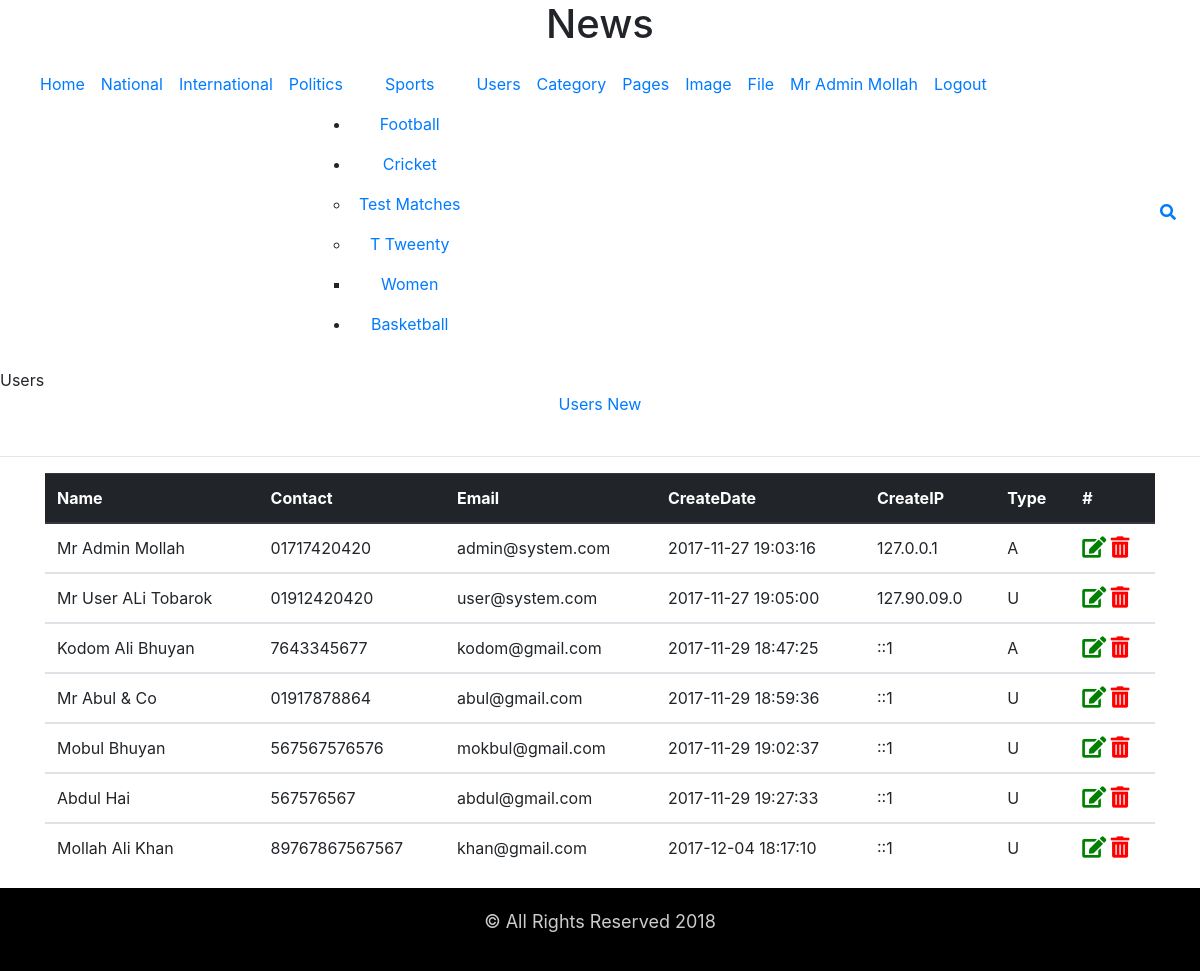
The page /?p=users (signed in) on the database its author committed.
### tables this page shows
CREATE TABLE `category` (
  `id` int(11) NOT NULL,
  `name` varchar(200) NOT NULL,
  `description` varchar(2000) NOT NULL,
  `categoryId` int(11) NOT NULL
);

CREATE TABLE `users` (
  `id` int(11) NOT NULL,
  `name` varchar(200) NOT NULL,
  `contact` varchar(50) NOT NULL,
  `email` varchar(50) NOT NULL,
  `password` varchar(2000) NOT NULL,
  `createDate` datetime NOT NULL DEFAULT CURRENT_TIMESTAMP,
  `createIP` varchar(200) NOT NULL,
  `type` varchar(2) NOT NULL
);

### pages/users.php (the view)
<br>
<div class="container">
    <div class="row">
        <div class="col-xl-12 text-center">
            <a href="?p=users_new">Users New</a>
        </div>
    </div>
</div>
<br>
<hr>
<div class="container">
<?php
$sql = "select u.id, u.name, u.contact, u.email, u.createDate, u.createIP, u.type
from users as u";
$table = mysqli_query($cn, $sql);
print '<table class="table">';
print '<thead class="thead-dark"><tr><th scope="col">Name</th><th scope="col">Contact</th><th scope="col">Email</th><th scope="col">CreateDate</th><th scope="col">CreateIP</th><th scope="col">Type</th><th scope="col">#</th></tr>';
while($row = mysqli_fetch_assoc($table))
{
    print '<tbody>';
	print '<tr>';
	print '<td>'.$row["name"].'</td>';
	print '<td>'.$row["contact"].'</td>';
	print '<td>'.$row["email"].'</td>';
	print '<td>'.$row["createDate"].'</td>';
	print '<td>'.$row["createIP"].'</td>';
	print '<td>'.$row["type"].'</td>';
    print '<td>
        <a href="?p=users_edit"><i class="fas fa-edit fa-lg" style="color: green"></i></a>
        <a href="?p=users_delete"><i class="fas fa-trash-alt fa-lg" style="color: red"></i></a>
         </td>';
	print '</tr>';
    print '</tbody>';
}
print '</table>';
?>
</div>

### component/menu.php (shortened to what this page needs)
<nav class="navbar navbar-expand-xl">
    <div class="collapse navbar-collapse " id="myMenu">
        <div class="navbar-nav mr-auto text-center menu-left" >
			<li class="nav-item"><a class="nav-link" href="?p=home">Home</a></li>
			<?php
			$cn = mysqli_connect("localhost", "root", "", "dbus_002");
			$sql = "select id, name from category where categoryId = 0";
			$table = mysqli_query($cn, $sql);
			while($row = mysqli_fetch_assoc($table))
			{
				print '<li class="nav-item"><a class="nav-link" href="?c=article&ctg='.$row["id"].'">'.$row["name"].'</a>';
				findChild($row["id"]);
				print '</li>';
			}
			function findChild($pid)
			{
				global $cn;
				$sql = "select id, name from category where categoryId = ".$pid;
				$table = mysqli_query($cn, $sql);
				if(mysqli_num_rows($table) > 0)
				{
				print '<ul>';
				while($row = mysqli_fetch_assoc($table))
				{
					print '<li class="nav-item"><a class="nav-link" href="?c=article&ctg='.$row["id"].'">'.$row["name"].'</a>';
					findChild($row["id"]);
					print '</li>';
				}
				print '</ul>';
				}
			}
	if(isset($_SESSION['type']))
	{
		print '<li class="nav-item"><a class="nav-link" href="?p=users">Users</a></li>
			<li class="nav-item"><a class="nav-link" href="?p=category">Category</a></li>
			<li class="nav-item"><a class="nav-link" href="?p=pages">Pages</a></li>
			<li class="nav-item"><a class="nav-link" href="?p=image">Image</a></li>
			<li class="nav-item"><a class="nav-link" href="?p=file">File</a></li>
			<li class="nav-item"><a class="nav-link" href="?p=myaccount">'.$_SESSION['name'].'</a></li>
			<li class="nav-item"><a class="nav-link" href="?c=logout">Logout</a></li>';
	}
	else{
		print '
			<li class="nav-item"><a class="nav-link" href="?c=register">Register</a></li>
			<li class="nav-item"><a class="nav-link" href="?c=login">Login</a></li>';
	}
			?>
        </div>
    </div>
    <ul class="navbar-nav text-center menu-right">
        <li class="nav-item">
            <a class="nav-link" data-target="#myModal" data-toggle="modal"  href="#">
                <i class="fa fa-search" ></i></a>
        </li>
    </ul>
</nav>

### css/style.css (style rules this page uses)
* { margin: 0; padding: 0; }

### rows shown on the page
category: name "National"
category: name "International"
category: name "Politics"
category: name "Sports"
category: name "Football"
category: name "Cricket"
category: name "Test Matches"
category: name "T Tweenty"
category: name "Women"
category: name "Basketball"
users: name "Mr Admin Mollah", contact "01717420420", email "admin@system.com", createDate "2017-11-27 19:03:16", createIP "127.0.0.1", type "A"
users: name "Mr User ALi Tobarok", contact "01912420420", email "user@system.com", createDate "2017-11-27 19:05:00", createIP "127.90.09.0", type "U"
users: name "Kodom Ali Bhuyan", contact "7643345677", email "kodom@gmail.com", createDate "2017-11-29 18:47:25", createIP "::1", type "A"
users: name "Mr Abul & Co", contact "01917878864", email "abul@gmail.com", createDate "2017-11-29 18:59:36", createIP "::1", type "U"
users: name "Mobul Bhuyan", contact "567567576576", email "mokbul@gmail.com", createDate "2017-11-29 19:02:37", createIP "::1", type "U"
users: name "Abdul Hai", contact "567576567", email "abdul@gmail.com", createDate "2017-11-29 19:27:33", createIP "::1", type "U"
users: name "Mollah Ali Khan", contact "89767867567567", email "khan@gmail.com", createDate "2017-12-04 18:17:10", createIP "::1", type "U"

### other values the page prints
$_SESSION['name'] "Mr Admin Mollah"
str_replace("_", " ", $_GET['p']) "Users"
